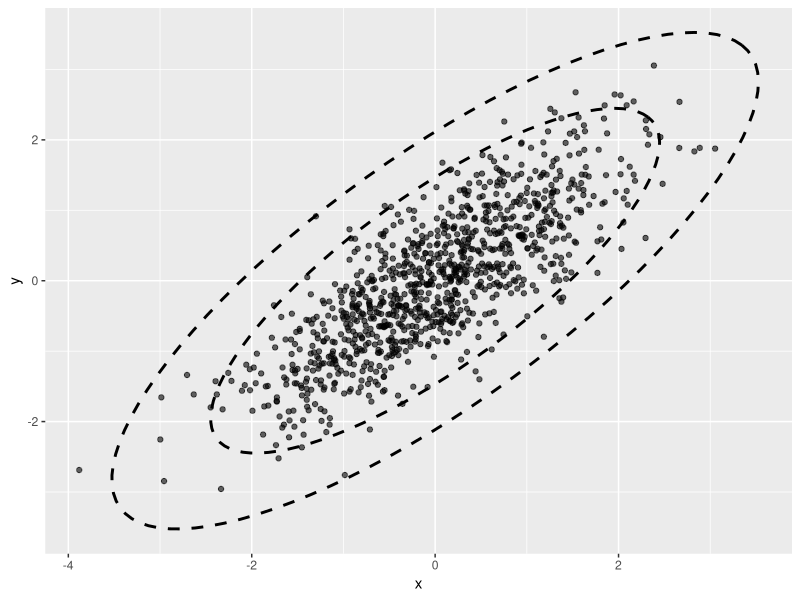
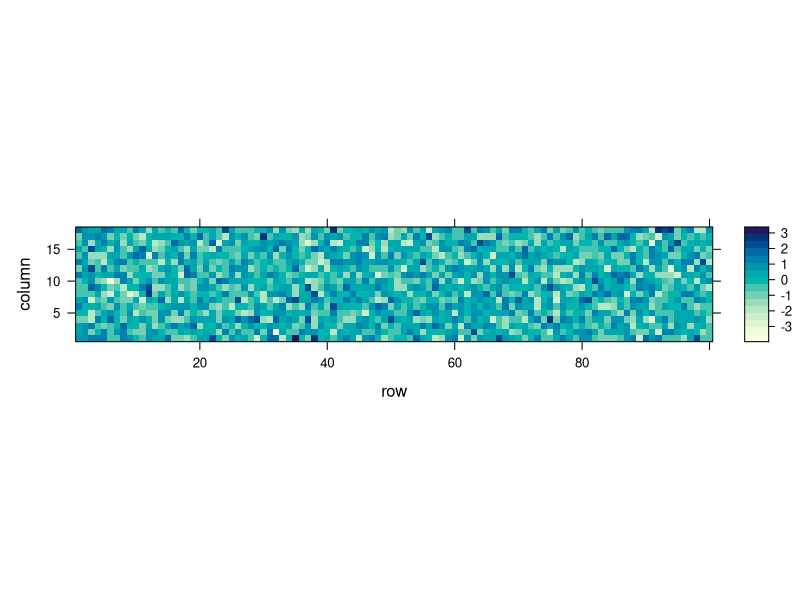
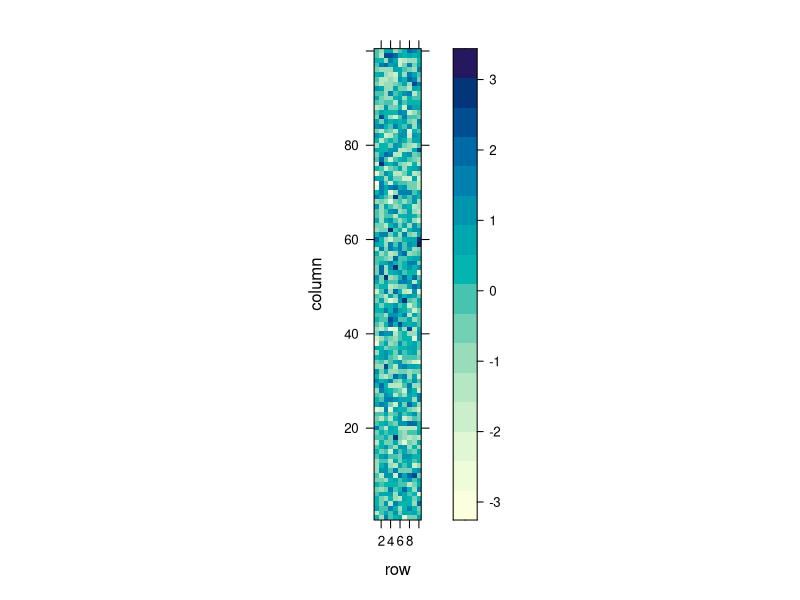
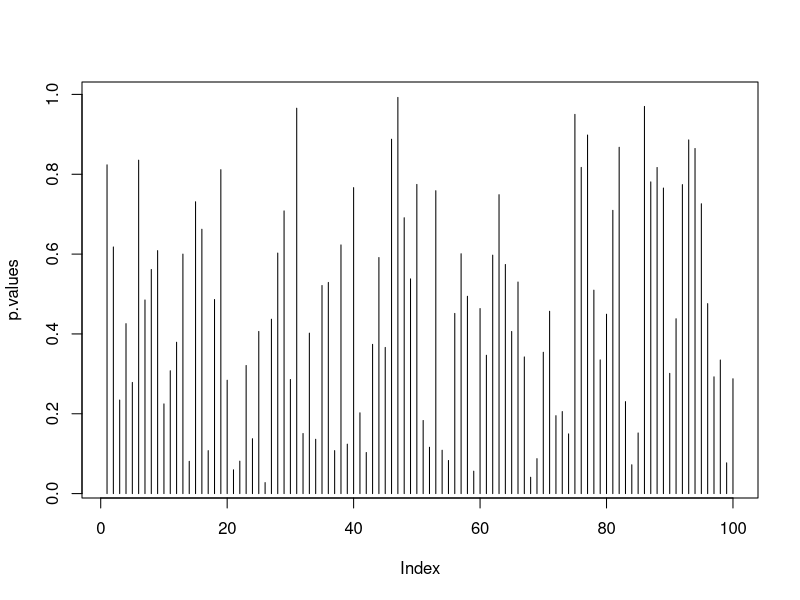

The R source for these figures, in order:
## ---- chunk 1
library(ellipse)
library(ggplot2)
library(MASS)

samples<-1000 
r<-0.8
ds <- mvrnorm(samples, mu = c(0,0), Sigma = matrix(c(1,r,r,1), ncol = 2), empirical = TRUE)
ds <- as.data.frame(ds)
colnames(ds) <- c("x","y")


ell_2s <- ellipse(cor(ds[,1], ds[,2]), scale=c(sd(ds[,1]),sd(ds[,2])), centre=c(mean(ds[,1]),mean(ds[,2])))
ell_3s <- ellipse(cor(ds[,1], ds[,2]), scale=c(sd(ds[,1]),sd(ds[,2])), centre=c(mean(ds[,1]),mean(ds[,2])), level = 0.998)
ell_2s  <- as.data.frame(ell_2s)
ell_3s  <- as.data.frame(ell_3s)

p <- ggplot(data=ds, aes(x=x, y=y)) + geom_point(size=1.5, alpha=.6) +
  geom_path(data=ell_2s, aes(x=x, y=y), size=1, linetype=2)+
  geom_path(data=ell_3s, aes(x=x, y=y), size=1, linetype=2)
p
## ---- chunk 2
library(mvtnorm)
n <- 100 # observations
p <- 18 # parameter dimension
mu <- rep(0,p) # no signal
x <- rmvnorm(n = n, mean = mu)
dim(x)
lattice::levelplot(x)
## ---- chunk 3
hotellingOneSample <- function(x, mu0=rep(0,ncol(x))){
  n <- nrow(x)
  p <- ncol(x)
  stopifnot(n > 5* p)
  bar.x <- colMeans(x)
  Sigma <- var(x)
  Sigma.inv <- solve(Sigma)
  T2 <- n * (bar.x-mu0) %*% Sigma.inv %*% (bar.x-mu0)
  p.value <- pchisq(q = T2, df = p, lower.tail = FALSE)
  return(list(statistic=T2, pvalue=p.value))
}
hotellingOneSample(x)
## ---- chunk 4
rrcov::T2.test(x)
## ---- chunk 5
Simes <- function(x){
  p.vals <- apply(x, 2, function(z) t.test(z)$p.value) # Compute variable-wise pvalues
  p <- ncol(x)
  p.Simes <- p * min(sort(p.vals)/seq_along(p.vals)) # Compute the Simes statistic
  return(c(pvalue=p.Simes))
}
Simes(x)
## ---- chunk 6
mu <- rep(x = 10/p,times=p) # inject signal
x <- rmvnorm(n = n, mean = mu)
hotellingOneSample(x)
Simes(x)
## ---- chunk 7
library(mvtnorm)
n <- 1e1
p <- 1e2
mu <- rep(0,p)
x <- rmvnorm(n = n, mean = mu)
dim(x)
lattice::levelplot(x)
## ---- chunk 8
t.pval <- function(y) t.test(y)$p.value
p.values <- apply(X = x, MARGIN = 2, FUN = t.pval) 
plot(p.values, type='h')
## ---- chunk 9
alpha <- 0.05
p.values.holm <- p.adjust(p.values, method = 'holm' )
which(p.values.holm < alpha)
## ---- chunk 10
alpha <- 0.05
p.values.BH <- p.adjust(p.values, method = 'BH' )
which(p.values.BH < alpha)
## ---- chunk 11
mu[1:10] <- 2 # inject signal in first 10 variables
x <- rmvnorm(n = n, mean = mu) # generate data
p.values <- apply(X = x, MARGIN = 2, FUN = t.pval) 
p.values.BH <- p.adjust(p.values, method = 'BH' )
which(p.values.BH < alpha)
## ---- chunk 12
set.seed(3)
mu<-rexp(50,6)
multi<-  rmvnorm(n = 100, mean = mu) 
